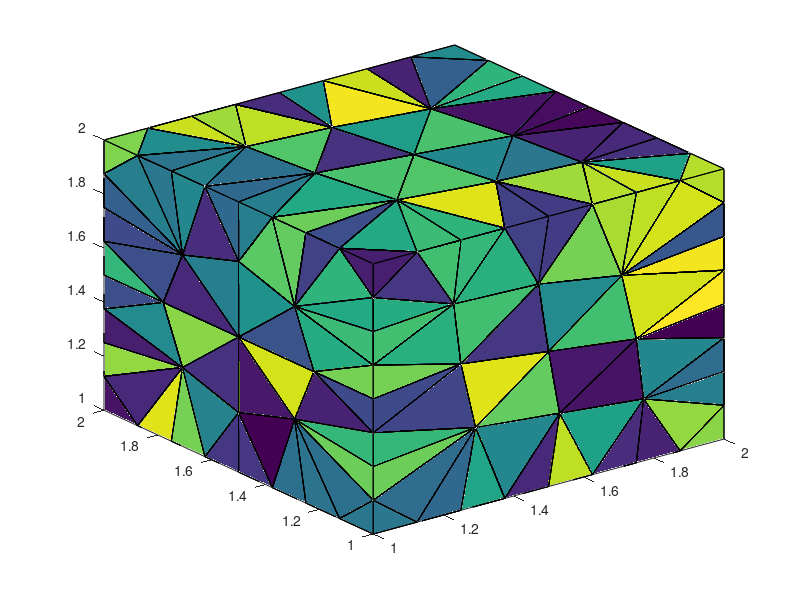

This chart was generated by the following MATLAB code:
nodes = [1,1,1;
2,1,1;
2,2,1;
1,2,1;
1,1,2;
2,1,2;
2,2,2;
1,2,2;
1,1.5,1;
1.5,2,1;
2,1.5,1;
1.5,1,1;
2,1,1.5;
1.5,1,2;
1,1,1.5;
2,2,1.5;
2,1.5,2;
1,2,1.5;
1.5,2,2;
1,1.5,2;
1,1.25,1;
1,1.75,1;
1.75,2,1;
2,1.25,1;
1.25,1,1;
2,1,1.75;
1.25,1,2;
1,1,1.25;
2,2,1.75;
2,1.25,2;
1,2,1.75;
1.75,2,2;
1,1.75,2;
1,1.375,1;
1,1.875,1;
1.875,2,1;
2,1.125,1;
1.125,1,1;
2,1,1.875;
1.125,1,2;
1,1,1.125;
2,2,1.875;
2,1.125,2;
1,2,1.875;
1.875,2,2;
1,1.875,2;
1.25,2,1;
2,1.75,1;
1.75,1,1;
2,1,1.25;
1.75,1,2;
1,1,1.75;
2,2,1.25;
2,1.75,2;
1,2,1.25;
1.25,2,2;
1,1.25,2;
1,1.125,1;
1,1.625,1;
1.625,2,1;
2,1.375,1;
1.375,1,1;
2,1,1.625;
1.375,1,2;
1,1,1.375;
2,2,1.625;
2,1.375,2;
1,2,1.625;
1.625,2,2;
1,1.625,2;
2,2,1.375;
1,1,1.625;
1,1,1.875;
1.625,1,2;
1.875,1,2;
2,1,1.375;
1.625,1,1;
1.875,1,1;
2,1.625,1;
2,1.875,1;
1.375,2,1;
1.125,2,1;
2,1.875,2;
2,1.625,2;
1,2,1.375;
1.125,2,2;
1.375,2,2;
1,1.375,2;
2,1,1.125;
2,2,1.125;
1,2,1.125;
1,1.125,2;
1.5,1.5,1;
1.5,1,1.5;
1.29167,1,1.29167;
2,1.5,1.5;
1.5,1.5,2;
1.70833,1,1.70833;
1.70833,1.70833,2;
1.5,2,1.5;
1.75,1,1.45833;
1,1.5,1.5;
1.77083,1,1.22917;
1.25,1,1.54167;
1.22917,1,1.77083;
1.45833,1.75,2;
1.47132,1,1.75928;
1.53125,1,1.26042;
1,1.29167,1.70833;
2,1.70833,1.29167;
1.29167,1.29167,2;
1.29167,1.70833,1;
1.70833,1.70833,1;
1.29167,1.29167,1;
1.70833,1.29167,1;
1.75,1.45833,2;
1.25,1.54167,2;
2,1.70833,1.70833;
2,1.29167,1.29167;
2,1.29167,1.70833;
1.29167,2,1.29167;
1.29167,2,1.70833;
1.70833,2,1.29167;
1.70833,2,1.70833;
1,1.29167,1.29167;
1,1.70833,1.70833;
1,1.70833,1.29167;
1,1.22024,1.5;
1,1.5,1.77976;
1,1.77976,1.5;
1,1.5,1.22024;
1.22917,1.77083,2;
1.77976,2,1.5;
1.5,2,1.77976;
2,1.22024,1.5;
2,1.5,1.77976;
2,1.5,1.22024;
1.5,1.22024,1;
1.77976,1.5,1;
1.22024,1.5,1;
1.54167,1.25,2;
1.5,1.77976,1;
1.77083,1.22917,2;
2,1.77976,1.5;
1.5,2,1.22024;
1.22024,2,1.5;
1.39583,1.39583,1.60417;
1.31277,1.31277,1.31277;
1.64902,1.64902,1.64902;
1.31581,1.68419,1.70793;
1.68419,1.31581,1.70793;
1.67598,1.67598,1.32402;
1.65877,1.32239,1.35963;
1.33403,1.66597,1.36442;
1.61979,1.14583,1.13021;
1.11458,1.125,1.88542;
1.88542,1.11458,1.875;
1.88542,1.125,1.11458;
1.11458,1.88542,1.875;
1.29167,1.14583,1.14583;
1.14583,1.29167,1.85417;
1.85417,1.14583,1.70833;
1.85417,1.29167,1.14583;
1.14583,1.85417,1.70833;
1.0625,1.14583,1.14583;
1.39583,1.11012,1.14583;
1.19792,1.44792,1.69196;
1.14583,1.39583,1.88988;
1.3125,1.19792,1.6875;
1.34375,1.34375,1.80208;
1.85417,1.11012,1.60417;
1.85417,1.39583,1.11012;
1.14583,1.88988,1.60417;
1.32292,1.46875,1.80208;
1.46875,1.32292,1.80208;
1.43358,1.19792,1.68172;
1.63542,1.11012,1.11458;
1.11458,1.14583,1.73958;
1.73958,1.11458,1.85417;
1.88542,1.26042,1.85417;
1.88542,1.14583,1.26042;
1.26042,1.14583,1.88542;
1.26042,1.88542,1.85417;
1.73958,1.14583,1.11458;
1.11458,1.73958,1.85417;
1.125,1.14583,1.625;
1.625,1.125,1.85417;
1.875,1.375,1.85417;
1.875,1.14583,1.375;
1.38149,1.14583,1.87964;
1.375,1.875,1.85417;
1.125,1.625,1.85417;
1.19792,1.30804,1.55208;
1.32292,1.19792,1.57292;
];
connectivity = [114,34,125,131;
11,61,137,139;
112,81,121,145;
101,103,108,153;
131,114,140,148;
85,55,121,127;
32,45,99,124;
91,35,121,127;
87,19,106,134;
100,123,133,152;
40,73,92,105;
66,118,133,144;
149,96,151,153;
93,113,142,152;
65,15,104,128;
90,36,110,123;
110,71,123,133;
96,119,135,153;
36,80,90,110;
100,124,134,149;
60,10,142,145;
20,70,117,129;
140,131,148,154;
34,21,114,125;
21,58,114,125;
38,1,41,58;
121,112,145,154;
88,20,117,129;
100,145,152,154;
35,82,91,121;
42,7,45,83;
46,44,86,132;
19,69,106,134;
148,147,153,154;
125,114,131,148;
16,66,133,144;
94,108,148,153;
71,16,133,144;
54,84,99,118;
79,110,113,139;
99,42,118,124;
36,80,110,113;
18,68,130,146;
127,121,130,154;
71,53,110,123;
66,118,124,133;
80,48,110,113;
96,110,137,152;
47,82,112,121;
41,28,95,125;
22,59,112,127;
44,8,46,86;
2,37,78,89;
37,78,89,103;
131,102,148,154;
23,60,113,123;
39,6,43,75;
77,12,108,138;
69,32,99,124;
125,102,128,148;
94,95,104,148;
124,100,133,149;
96,118,144,149;
142,93,152,154;
36,23,113,123;
118,96,136,149;
3,36,80,90;
4,35,82,91;
102,125,131,148;
5,40,73,92;
65,95,125,128;
102,130,150,154;
81,47,112,121;
127,102,131,154;
34,9,131,140;
147,102,150,154;
104,95,128,148;
95,65,104,128;
110,71,133,144;
112,93,142,154;
45,42,99,124;
84,99,118,136;
123,100,145,152;
45,42,83,99;
48,79,110,113;
35,112,121,127;
149,147,150,154;
110,36,113,123;
144,96,149,152;
60,113,123,145;
29,66,118,124;
53,90,110,123;
59,112,127,131;
42,29,118,124;
121,85,127,130;
114,93,140,148;
42,83,99,118;
119,96,137,153;
146,100,150,154;
99,97,106,149;
43,39,75,143;
93,139,152,153;
112,121,127,154;
142,113,145,152;
147,152,153,154;
83,54,99,118;
28,65,95,125;
100,121,145,154;
113,93,139,152;
97,99,116,149;
112,142,145,154;
114,34,131,140;
95,94,108,148;
147,149,152,154;
15,72,104,128;
82,35,112,121;
135,101,151,153;
55,91,121,127;
110,96,144,152;
147,94,148,153;
121,85,130,146;
101,94,151,153;
99,69,124,134;
108,138,148,153;
35,22,112,127;
93,112,140,154;
69,99,106,134;
63,13,101,135;
13,76,101,135;
17,67,116,136;
84,17,116,136;
99,84,116,136;
94,101,108,153;
59,112,131,140;
110,113,139,152;
12,62,108,138;
79,11,137,139;
110,79,137,139;
9,59,131,140;
14,74,107,141;
64,14,107,141;
93,114,138,148;
10,81,142,145;
85,18,130,146;
113,60,142,145;
81,112,142,145;
95,125,128,148;
136,116,149,151;
124,99,134,149;
102,147,148,154;
121,100,146,154;
118,124,133,149;
113,110,123,152;
141,116,143,151;
112,131,140,154;
102,126,129,150;
94,147,151,153;
97,116,141,151;
98,94,107,151;
133,110,144,152;
118,133,144,149;
113,123,145,152;
96,136,149,151;
96,135,151,153;
147,97,149,150;
99,106,134,149;
99,118,136,149;
130,121,146,154;
149,100,152,154;
147,149,151,153;
122,100,134,150;
106,134,149,150;
94,98,101,151;
118,99,124,149;
106,117,132,150;
115,93,138,153;
149,147,152,153;
93,115,139,153;
97,147,149,151;
145,142,152,154;
102,127,130,154;
139,137,152,153;
97,106,149,150;
116,97,149,151;
93,140,148,154;
96,120,136,151;
96,149,152,153;
123,110,133,152;
100,149,150,154;
134,100,149,150;
137,110,139,152;
93,148,153,154;
152,93,153,154;
130,146,150,154;
137,96,152,153;
100,122,146,150;
112,127,131,154;
100,133,149,152;
116,99,136,149;
126,102,130,150;
120,96,135,151;
106,97,117,150;
138,93,148,153;
133,144,149,152;
156,57,92,109;
157,26,39,120;
158,24,37,119;
156,57,92,111;
159,31,44,122;
157,26,39,98;
158,24,37,115;
159,31,44,126;
160,114,25,38;
160,95,25,38;
155,115,138,153;
155,108,138,153;
155,108,103,153;
156,57,161,109;
156,57,161,111;
157,26,162,98;
157,26,162,120;
158,24,163,115;
158,24,163,119;
159,31,164,122;
159,31,164,126;
166,138,114,148;
160,114,125,148;
160,95,125,148;
160,114,62,25;
160,95,62,25;
166,138,62,114;
160,114,165,125;
160,95,165,125;
160,114,165,38;
160,95,165,38;
160,114,166,148;
160,95,166,148;
160,114,166,62;
160,95,166,62;
168,129,109,88;
161,109,88,57;
161,111,88,57;
168,129,167,109;
170,147,167,109;
161,109,168,88;
161,111,168,88;
170,147,169,109;
161,109,168,167;
161,111,168,167;
161,109,170,167;
161,111,170,167;
161,109,170,169;
161,111,170,169;
171,135,63,120;
162,98,26,63;
162,120,26,63;
171,135,120,151;
162,98,171,63;
162,120,171,63;
162,98,171,151;
162,120,171,151;
172,137,61,119;
163,115,24,61;
163,119,24,61;
172,137,119,153;
163,115,172,61;
163,119,172,61;
163,115,172,153;
163,119,172,153;
164,122,31,68;
164,126,31,68;
173,130,68,126;
173,130,126,150;
164,122,173,68;
164,126,173,68;
164,122,173,150;
164,126,173,150;
165,125,41,95;
165,38,41,95;
165,125,41,58;
165,38,41,58;
165,125,58,114;
165,38,58,114;
166,95,108,148;
166,138,108,148;
166,95,62,108;
166,138,62,108;
174,117,129,150;
167,129,109,102;
167,147,109,102;
167,129,102,150;
167,147,102,150;
167,129,174,150;
167,147,174,150;
168,111,88,117;
168,129,88,117;
168,111,174,117;
168,129,174,117;
168,111,167,174;
168,129,167,174;
169,105,104,107;
174,117,97,111;
175,141,111,97;
170,111,167,174;
170,147,167,174;
170,111,174,97;
170,147,174,97;
170,111,175,97;
170,147,175,97;
170,111,176,169;
170,147,176,169;
170,111,176,175;
170,147,176,175;
171,98,101,151;
171,135,101,151;
171,98,63,101;
171,135,63,101;
172,137,139,153;
172,115,139,153;
172,137,61,139;
172,115,61,139;
173,122,68,146;
173,130,68,146;
173,122,146,150;
173,130,146,150;
174,117,97,150;
174,147,97,150;
175,141,107,151;
175,147,97,151;
175,141,97,151;
176,107,94,104;
176,147,94,151;
176,107,94,151;
176,107,169,104;
176,147,175,151;
176,107,175,151;
177,103,155,108;
177,138,155,108;
177,138,155,115;
178,109,156,92;
178,105,156,92;
179,98,157,39;
179,143,157,39;
180,143,157,39;
180,120,157,39;
181,103,158,37;
181,119,158,37;
182,111,156,92;
182,105,156,92;
183,132,159,44;
183,122,159,44;
184,103,158,37;
184,115,158,37;
185,132,159,44;
185,126,159,44;
177,138,77,115;
177,103,77,108;
177,138,77,108;
178,109,52,73;
178,105,52,73;
186,104,72,105;
178,109,73,92;
178,105,73,92;
178,109,72,52;
178,105,72,52;
178,109,156,161;
178,105,156,161;
178,109,161,169;
178,105,161,169;
186,104,169,105;
178,109,186,72;
178,105,186,72;
178,109,186,169;
178,105,186,169;
187,141,74,143;
179,98,74,51;
179,143,74,51;
179,98,51,75;
179,143,51,75;
179,98,75,39;
179,143,75,39;
187,141,143,151;
179,98,157,162;
179,143,157,162;
179,98,162,151;
179,143,162,151;
179,98,187,74;
179,143,187,74;
179,98,187,151;
179,143,187,151;
188,116,67,143;
180,143,30,67;
180,120,30,67;
180,143,43,30;
180,120,43,30;
180,143,39,43;
180,120,39,43;
188,116,143,151;
180,143,157,162;
180,120,157,162;
180,143,162,151;
180,120,162,151;
180,143,188,67;
180,120,188,67;
180,143,188,151;
180,120,188,151;
181,103,76,50;
181,119,76,50;
181,103,89,37;
181,119,89,37;
189,101,103,153;
181,103,50,89;
181,119,50,89;
189,101,76,103;
181,103,158,163;
181,119,158,163;
181,103,163,153;
181,119,163,153;
181,103,189,153;
181,119,189,153;
181,103,189,76;
181,119,189,76;
182,111,92,40;
182,105,92,40;
190,107,105,64;
182,111,27,64;
182,105,27,64;
182,111,40,27;
182,105,40,27;
182,111,156,161;
182,105,156,161;
182,111,161,169;
182,105,161,169;
190,107,169,105;
182,111,190,64;
182,105,190,64;
182,111,190,169;
182,105,190,169;
183,132,87,56;
183,122,87,56;
191,106,132,150;
191,106,87,132;
183,132,56,86;
183,122,56,86;
183,132,86,44;
183,122,86,44;
183,132,159,164;
183,122,159,164;
183,132,164,150;
183,122,164,150;
183,132,191,150;
183,122,191,150;
183,132,191,87;
183,122,191,87;
184,103,78,49;
184,115,78,49;
184,103,49,77;
184,115,49,77;
184,103,37,78;
184,115,37,78;
184,103,155,153;
184,115,155,153;
184,103,158,163;
184,115,158,163;
184,103,163,153;
184,115,163,153;
184,103,177,155;
184,115,177,155;
184,103,177,77;
184,115,177,77;
192,117,132,150;
192,117,70,132;
185,132,46,33;
185,126,46,33;
185,132,44,46;
185,126,44,46;
185,132,33,70;
185,126,33,70;
185,132,159,164;
185,126,159,164;
185,132,164,150;
185,126,164,150;
185,132,192,150;
185,126,192,150;
185,132,192,70;
185,126,192,70;
186,104,72,128;
186,109,72,128;
194,147,169,109;
194,147,193,109;
186,104,193,128;
186,109,193,128;
186,104,194,169;
186,109,194,169;
186,104,194,193;
186,109,194,193;
187,98,107,151;
187,141,107,151;
187,98,74,107;
187,141,74,107;
188,116,67,136;
188,120,67,136;
188,116,136,151;
188,120,136,151;
189,101,76,135;
189,119,76,135;
189,101,135,153;
189,119,135,153;
190,111,64,141;
190,107,64,141;
190,111,175,141;
190,107,175,141;
190,111,176,169;
190,107,176,169;
190,111,176,175;
190,107,176,175;
191,106,87,134;
191,122,87,134;
191,106,134,150;
191,122,134,150;
192,126,70,129;
192,117,70,129;
192,126,129,150;
192,117,129,150;
193,128,104,148;
193,147,102,148;
193,128,102,148;
193,147,102,109;
193,128,102,109;
194,104,94,148;
194,147,94,148;
194,104,176,94;
194,147,176,94;
194,104,176,169;
194,147,176,169;
194,104,193,148;
194,147,193,148;
];
tetramesh(connectivity, nodes);
